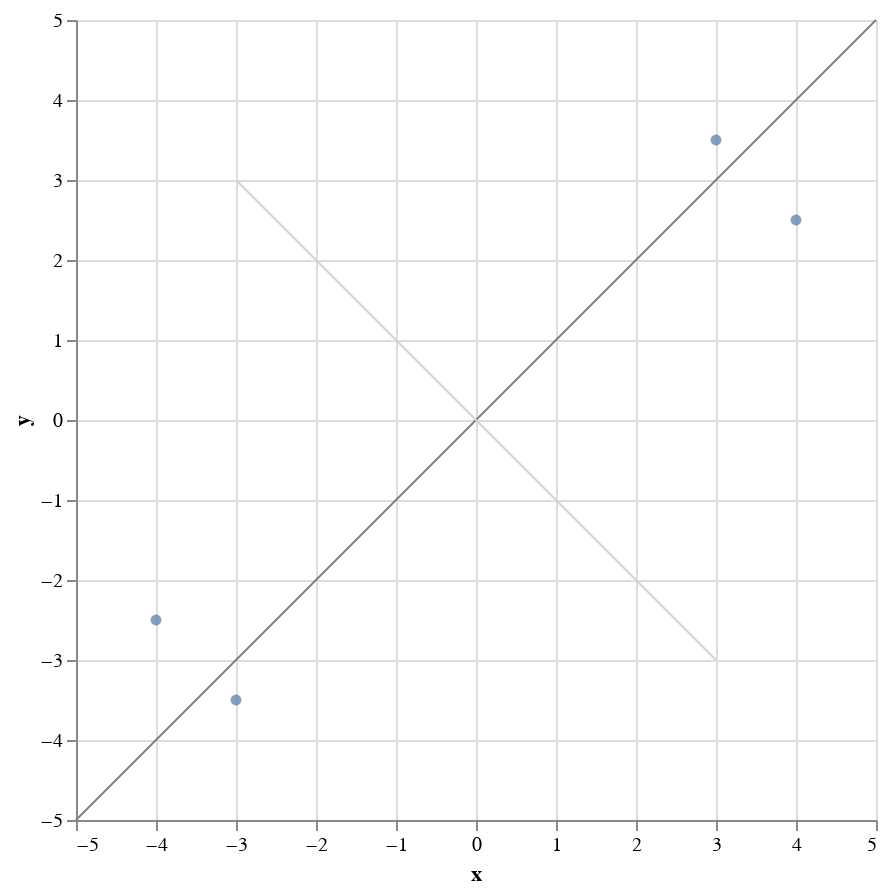

The notebook cell saved with this chart:
### Code cell
data_1 = pd.DataFrame([(5, 5), (-5, -5)], columns=["x", "y"])
data_2 = pd.DataFrame([(3, -3), (-3, 3)], columns=["x", "y"])
component_1 = alt.Chart(data_1).mark_line(color="grey", size=1).encode(x="x", y="y")
component_2 = alt.Chart(data_2).mark_line(color="lightgrey", size=1).encode(x="x", y="y")
chart = base + component_1 + component_2
chart

### Figure 1 — Vega-Lite specification as saved in the notebook (floating-point values rounded to 4 significant figures)
{"config": {"view": {"continuousWidth": 400, "continuousHeight": 300}}, "layer": [{"data": {"name": "data-acc2e4ad904a5b810be3fac5928eefcc"}, "mark": "circle", "encoding": {"x": {"field": "x", "scale": {"domain": [-5, 5]}, "type": "quantitative"}, "y": {"field": "y", "scale": {"domain": [-5, 5]}, "type": "quantitative"}}, "height": 400, "width": 400}, {"data": {"name": "data-647b7e3e444b1beb998356f4f94f2c53"}, "mark": {"type": "line", "color": "grey", "size": 1}, "encoding": {"x": {"field": "x", "type": "quantitative"}, "y": {"field": "y", "type": "quantitative"}}}, {"data": {"name": "data-e22ee2fb38ab77c2dbedc2d863029e62"}, "mark": {"type": "line", "color": "lightgrey", "size": 1}, "encoding": {"x": {"field": "x", "type": "quantitative"}, "y": {"field": "y", "type": "quantitative"}}}], "$schema": "https://vega.github.io/schema/vega-lite/v4.17.0.json", "datasets": {"data-acc2e4ad904a5b810be3fac5928eefcc": [{"x": 4.0, "y": 2.5}, {"x": 3.0, "y": 3.5}, {"x": -4.0, "y": -2.5}, {"x": -3.0, "y": -3.5}], "data-647b7e3e444b1beb998356f4f94f2c53": [{"x": 5, "y": 5}, {"x": -5, "y": -5}], "data-e22ee2fb38ab77c2dbedc2d863029e62": [{"x": 3, "y": -3}, {"x": -3, "y": 3}]}}
